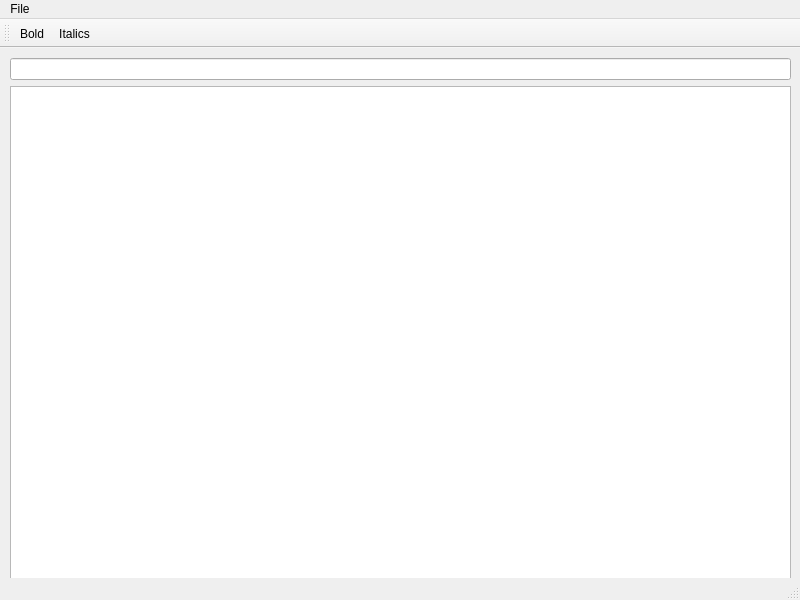
<?xml version="1.0" encoding="UTF-8"?>
<ui version="4.0">
 <class>MainWindow</class>
 <widget class="QMainWindow" name="MainWindow">
  <property name="geometry">
   <rect>
    <x>0</x>
    <y>0</y>
    <width>800</width>
    <height>600</height>
   </rect>
  </property>
  <property name="windowTitle">
   <string>Graphite Sheets</string>
  </property>
  <property name="windowIcon">
   <iconset theme="document">
    <normaloff>.</normaloff>.</iconset>
  </property>
  <widget class="QWidget" name="centralwidget">
   <widget class="QWidget" name="layoutWidget">
    <property name="geometry">
     <rect>
      <x>10</x>
      <y>10</y>
      <width>781</width>
      <height>541</height>
     </rect>
    </property>
    <layout class="QVBoxLayout" name="verticalLayout">
     <item>
      <widget class="QLineEdit" name="formulaEdit"/>
     </item>
     <item>
      <widget class="QTableWidget" name="mainTable"/>
     </item>
    </layout>
   </widget>
  </widget>
  <widget class="QMenuBar" name="menubar">
   <property name="geometry">
    <rect>
     <x>0</x>
     <y>0</y>
     <width>800</width>
     <height>22</height>
    </rect>
   </property>
   <widget class="QMenu" name="menuFile">
    <property name="title">
     <string>File</string>
    </property>
    <addaction name="actionOpen"/>
    <addaction name="actionSave"/>
   </widget>
   <addaction name="menuFile"/>
  </widget>
  <widget class="QStatusBar" name="statusbar"/>
  <widget class="QToolBar" name="toolBar">
   <property name="windowTitle">
    <string>toolBar</string>
   </property>
   <attribute name="toolBarArea">
    <enum>TopToolBarArea</enum>
   </attribute>
   <attribute name="toolBarBreak">
    <bool>false</bool>
   </attribute>
   <addaction name="actionBold"/>
   <addaction name="actionItalics"/>
  </widget>
  <action name="actionBold">
   <property name="checkable">
    <bool>true</bool>
   </property>
   <property name="text">
    <string>Bold</string>
   </property>
   <property name="toolTip">
    <string>Bold Cell</string>
   </property>
   <property name="shortcut">
    <string>Ctrl+B</string>
   </property>
  </action>
  <action name="actionItalics">
   <property name="checkable">
    <bool>true</bool>
   </property>
   <property name="text">
    <string>Italics</string>
   </property>
   <property name="toolTip">
    <string>Italics Cell</string>
   </property>
   <property name="shortcut">
    <string>Ctrl+I</string>
   </property>
  </action>
  <action name="actionOpen">
   <property name="text">
    <string>Open</string>
   </property>
   <property name="shortcut">
    <string>Ctrl+O</string>
   </property>
  </action>
  <action name="actionSave">
   <property name="text">
    <string>Save</string>
   </property>
   <property name="shortcut">
    <string>Ctrl+S</string>
   </property>
  </action>
 </widget>
 <resources/>
 <connections/>
</ui>
